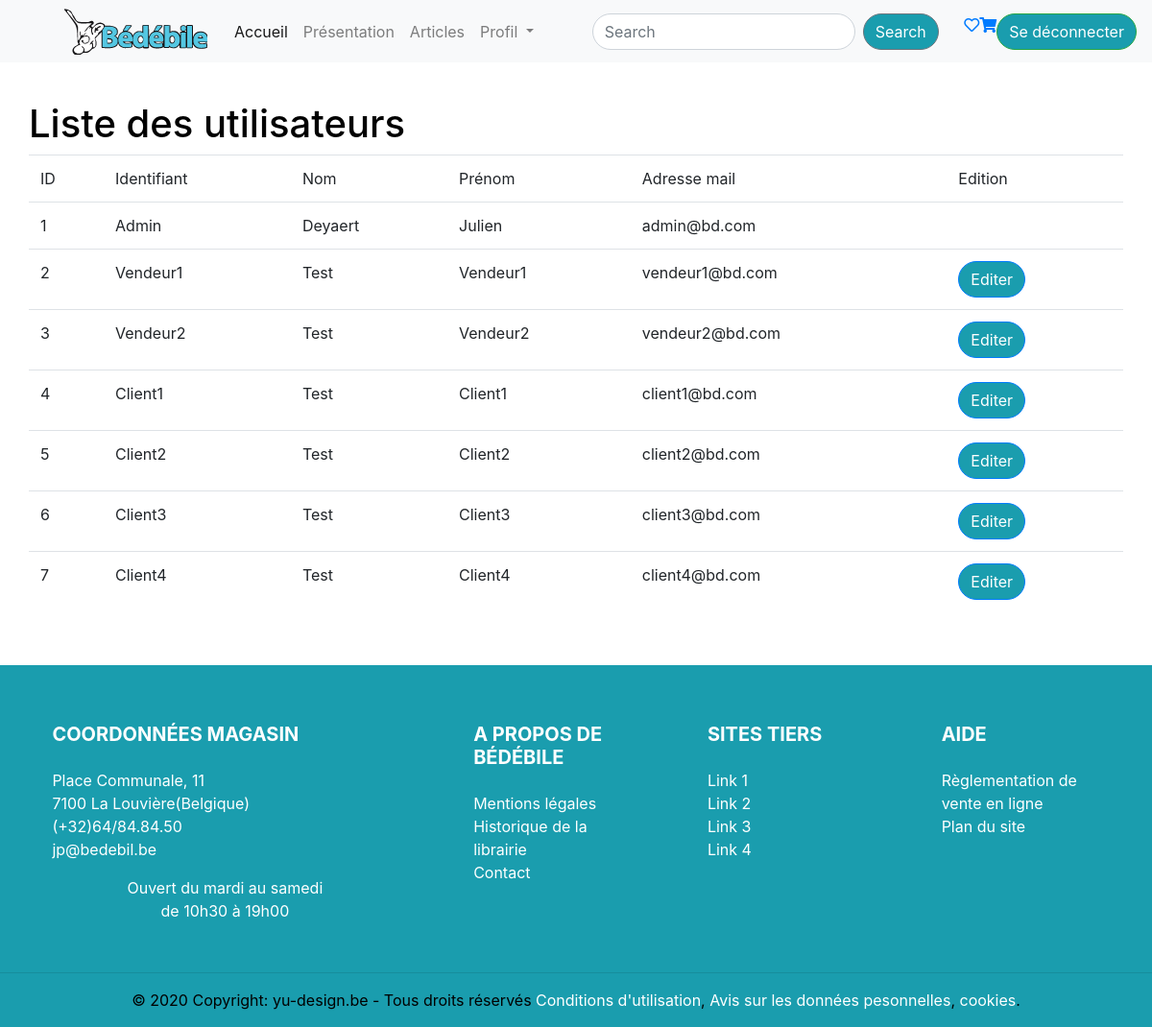
The app's page /utilisateurs (signed in) with its own data.
### tables this page shows
CREATE TABLE utilisateur(
	ID INTEGER(11) NOT NULL AUTO_INCREMENT PRIMARY KEY,
	Login VARCHAR(255) NOT NULL UNIQUE,
	Nom VARCHAR(255) NOT NULL,
	Prenom VARCHAR(255) NOT NULL,
	Pseudo VARCHAR(255) NULL,
	Pass VARCHAR(255) NOT NULL,
	DateNaissance DATE NULL,
	AdresseMail VARCHAR(255) NOT NULL UNIQUE,
	Adresse VARCHAR(255) NULL,
	CP VARCHAR(11) NULL,
	Ville VARCHAR(255) NULL,
	NumTelephone VARCHAR(15) NULL,
	RoleUtilisateur_ID INTEGER(11) NOT NULL REFERENCES roleUtilisateur(ID),
	Actif BOOLEAN
);

### controllers/utilisateurs.php (called while the page is built, shortened)
<?php
    include 'views/includes/head.php';
    require 'models/utilisateur.php';
    if (!REQ_ACTION) {
        if(!REQ_TYPE_ID){
            $utilisateurs = utilisateur::getAll();
            include 'views/afficher_utilisateurs.php';
        }
    }else if(REQ_ACTION == 'Modifier'){
        if(!empty($_POST)){
            $utilisateur = utilisateur::getUtilisateurParLogin(REQ_TYPE_ID);
            $resultat = utilisateurAdmin::modifierUtilisateurAdministrationAdmin($utilisateur->ID, $_POST['login'], $_POST['prenom'], $_POST['nom'], $_POST['pseudo'], $_POST['email'], $_POST['password'], $POST['confirm_password'], $_POST['anniversaire'], $_POST['adresse'], $_POST['cp'], $_POST['ville'], $_POST['numtel'], $_POST['role'], $_POST['actif']);
            $utilisateurs = utilisateur::getAll();
            include 'views/afficher_utilisateurs.php';
        }else{
            $utilisateur = utilisateur::getUtilisateurParID(REQ_TYPE_ID);
            $titre = "Gérer utilisateur ".$utilisateur->Login;
            include 'views/gerer_utilisateur.php';
        }
    }
    include 'views/includes/main.php';
    include 'views/includes/footer.php';
?>

### models/utilisateur.php (called while the page is built, shortened)
<?php
require_once 'db.php';
class Utilisateur{
    public static function getAll(){
        global $db;
        try{
            $reponse = $db->query('SELECT * FROM utilisateur;');
            $reponse->setFetchMode(PDO::FETCH_CLASS, 'Utilisateur');
            $datas = $reponse->fetchAll();
            return $datas;
        }catch (Exception $e){
            die('Erreur : '.$e->getMessage());
        }
    }
}
?>

### views/afficher_utilisateurs.php (the view, shortened to what this page needs)
<main class="container">
    <div class="row">
        <section class="col-12">
            <h1>Liste des utilisateurs</h1>
            <table class="table">
                <thead>
                    <td>ID</td>
                    <td>Identifiant</td>
                    <td>Nom</td>
                    <td>Prénom</td>
                    <td>Adresse mail</td>
                    <td>Edition</td>
                </thead>
                <tbody>
                    <?php foreach($utilisateurs as $utilisateur){ ?>
                        <tr>
                            <td><?= $utilisateur->ID?></td>
                            <td><?= $utilisateur->Login?></td>
                            <td><?= $utilisateur->Nom?></td>
                            <td><?= $utilisateur->Prenom?></td>
                            <td><?= $utilisateur->AdresseMail?></td>
                            <td>
                                <?php if($_SESSION['role'] == 2): ?><a href="<?=ROOT_PATH.'utilisateurs/'.$utilisateur->ID.'/Modifier'?>" class="btn btn-primary" <?php if($utilisateur->RoleUtilisateur_ID != 3){ echo "hidden";} ?> >Editer</a>
                                <?php elseif($_SESSION['role'] == 1): ?><a href="<?=ROOT_PATH.'utilisateurs/'.$utilisateur->ID.'/Modifier'?>" class="btn btn-primary" <?php if($utilisateur->RoleUtilisateur_ID == 1){ echo "hidden";} ?> >Editer</a>
                                <?php endif?>
                            </td>
                        </tr>
                    <?php } ?>
                </tbody>
            </table>
        </section>
    </div>
</main>

### public/css/overtemplate.css (style rules this page uses)
body { background-color: #ffffff; color: black; }
.form-control, .btn { border-radius:1.25rem; }
.btn { background-color: #1A9DAE; }
.container { padding:20px 0px 20px 0px; }

### records on screen
utilisateur: ID "1", Login "Admin", Nom "Deyaert", Prenom "Julien", AdresseMail "admin@bd.com"
utilisateur: ID "2", Login "Vendeur1", Nom "Test", Prenom "Vendeur1", AdresseMail "vendeur1@bd.com"
utilisateur: ID "3", Login "Vendeur2", Nom "Test", Prenom "Vendeur2", AdresseMail "vendeur2@bd.com"
utilisateur: ID "4", Login "Client1", Nom "Test", Prenom "Client1", AdresseMail "client1@bd.com"
utilisateur: ID "5", Login "Client2", Nom "Test", Prenom "Client2", AdresseMail "client2@bd.com"
utilisateur: ID "6", Login "Client3", Nom "Test", Prenom "Client3", AdresseMail "client3@bd.com"
utilisateur: ID "7", Login "Client4", Nom "Test", Prenom "Client4", AdresseMail "client4@bd.com"
